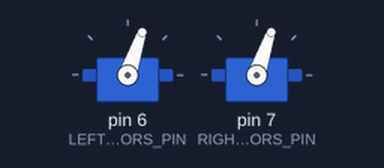
Bench run of a sketch on a simulated Arduino Uno, built with avr-gcc and run on an emulated ATmega328P. Shown: 2 × servo.

Above: at 0.05 s.
At 1.05 s:
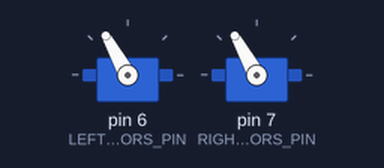
At 2.05 s:
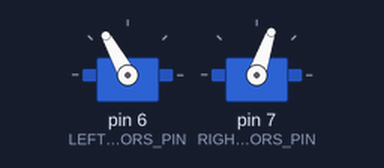
At 4.0 s:
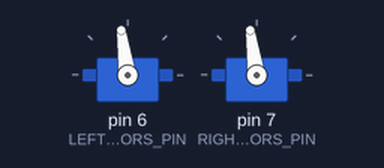
Timing chart, 0 to 5.2 s (numbered marks = the images above):
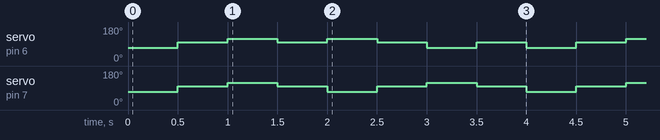

The sketch:

RoverMotorsLib.ino
```cpp
#include "RoverMotorsLib.h"

void setup() {
  initRover();
}

void loop() {
  avancer(128);
  delay(500);
  stop();
  delay(500);
  reculer(128);
  delay(500);
  stop();
  delay(500);
  tournerGauche(128);
  delay(500);
  stop();
  delay(500);
  tournerDroite(128);
  delay(500);
  stop();
  delay(500);
}
```

RoverMotorsLib.cpp
```cpp
#include <Servo.h>
#include <Arduino.h>
#include "RoverMotorsLib.h"

Servo servoGauche;
Servo servoDroite;

void initRover(){
  servoGauche.attach(LEFT_MOTORS_PIN);
  servoDroite.attach(RIGHT_MOTORS_PIN);
}

//Fonction avancer avec choix vitesse (entre 0 et 255)
void avancer(int vitesse){
  servoGauche.writeMicroseconds(map(vitesse, 0, 255, 1550, 1000));
  servoDroite.writeMicroseconds(map(vitesse, 0, 255, 1550, 1000));
}

//Fonction reculer avec choix vitesse (entre 0 et 255)
void reculer(int vitesse){
  servoGauche.writeMicroseconds(map(vitesse, 0, 255, 1550, 2000));
  servoDroite.writeMicroseconds(map(vitesse, 0, 255, 1550, 2000));
}

//Fonction tourner à gauche (sur place) avec choix vitesse (entre 0 et 255)
void tournerGauche(int vitesse){
  servoDroite.writeMicroseconds(map(vitesse, 0, 255, 1550, 1000));
  servoGauche.writeMicroseconds(map(vitesse, 0, 255, 1550, 2000));
}

//Fonction tourner à droite (sur place) avec choix vitesse (entre 0 et 255)
void tournerDroite(int vitesse){
  servoDroite.writeMicroseconds(map(vitesse, 0, 255, 1550, 2000));
  servoGauche.writeMicroseconds(map(vitesse, 0, 255, 1550, 1000));
}

//Fonction arret
void stop(){
  servoGauche.writeMicroseconds(1550);
  servoDroite.writeMicroseconds(1550);
}

//Fonction avancer Tout Ou Rien
void avancerTOR(){
  avancer(255);
}

//Fonction reculer Tout Ou Rien
void reculerTOR(){
  reculer(255);
}
```

RoverMotorsLib.h
```cpp
#ifndef __ROVER_MOTORS_LIB__
#define __ROVER_MOTORS_LIB__

#define LEFT_MOTORS_PIN   6
#define RIGHT_MOTORS_PIN  7

//Fonction initialisation
void initRover();

//Fonctions avancer
void avancer(int vitesse);
void avancerTOR();

//Fonctions reculer
void reculer(int vitesse);
void reculerTOR();

//Fonction tourner à gauche
void tournerGauche(int vitesse);

//Fonction tourner à droite
void tournerDroite(int vitesse);

//Fonction arret
void stop();

#endif
```

Measured:
- by itself, servo on pin 6 (LEFT_MOTORS_PIN): repeats every 4.0 s: 2 × (119° 0.50 s, 98° 0.50 s), 2 × (71° 0.50 s, 98° 0.50 s)
- by itself, servo on pin 7 (RIGHT_MOTORS_PIN): repeats every 2.0 s: 119° 0.50 s, 98° 0.50 s, 71° 0.50 s, 98° 0.50 s
